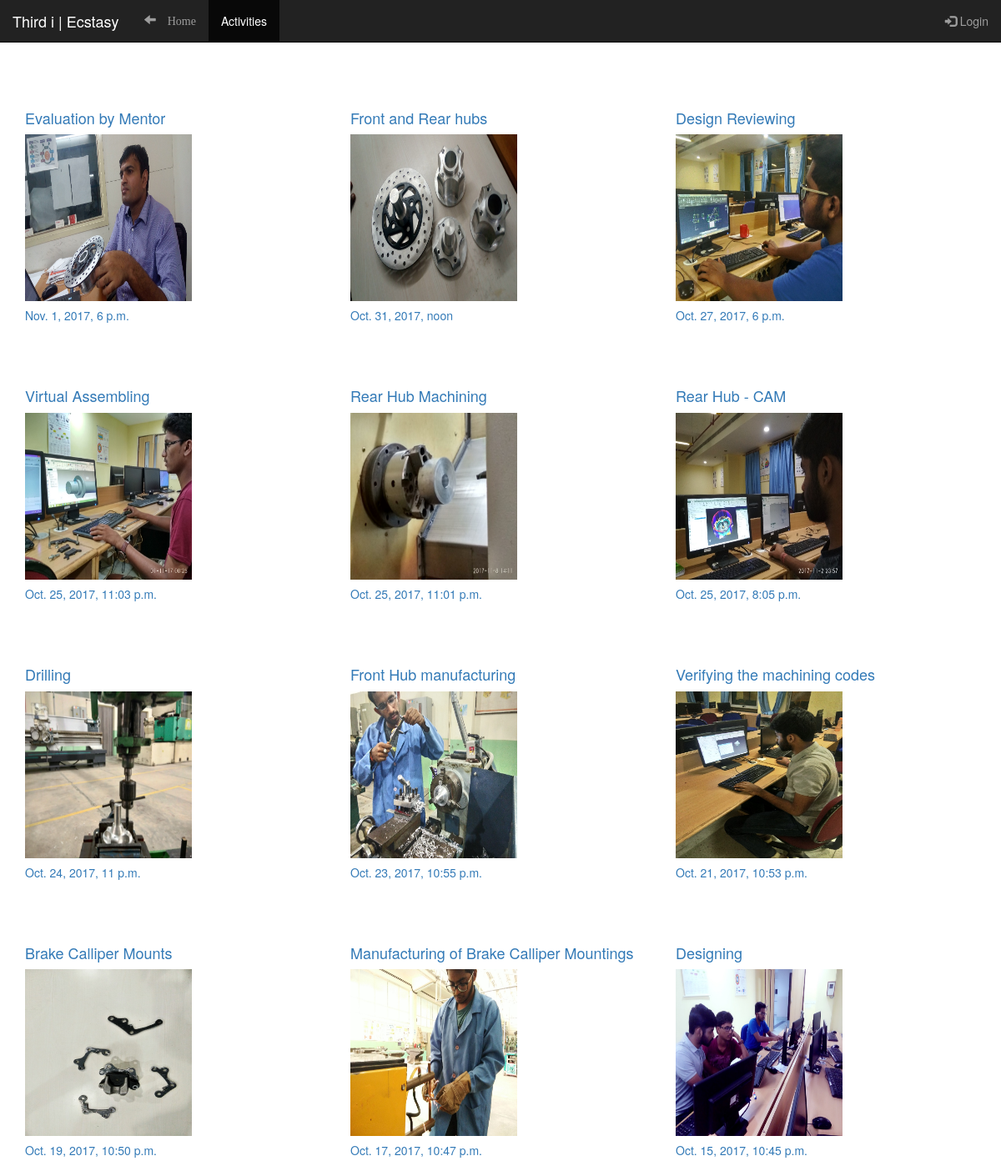
/post_list/, run on the app's committed database.
### blog/models.py (models this page shows, shortened)
class Post(models.Model):
    author = models.ForeignKey('auth.User')
    title = models.CharField(max_length=200)
    text = models.TextField()
    created_date = models.DateTimeField(
            default=timezone.now)
    published_date = models.DateTimeField(
            blank=True, null=True)
    profile_image = models.ImageField(upload_to = 'static/', default = 'static/car1.jpg')
    def __str__(self):
        return self.title

### blog/views.py (the view)
# urls.py: url(r'^post_list/', views.post_list, name='post_list'),
def post_list(request):
    posts = Post.objects.filter(published_date__lte = timezone.now()).order_by('-published_date')
    return render(request, 'blog/post_list.html', {'posts': posts})

### blog/templates/blog/post_list.html (shortened to what this page needs)
<html>
    <head>
    <link rel="stylesheet" href="https://maxcdn.bootstrapcdn.com/bootstrap/3.3.7/css/bootstrap.min.css">
    </head>
    <body>
    {% load static %}
    <nav class="navbar navbar-inverse navbar-fixed-top">
    <div class="container-fluid">
        <div class="navbar-header">
            <a class="navbar-brand" href="#">Third i | Ecstasy</a>
        </div>
        <div class="collapse navbar-collapse" id="myNavBar">
            <ul class="nav navbar-nav">
                <li><a href="/"><span class="glyphicon glyphicon-arrow-left"> Home</a></li>
                <li class = "active"><a href="#">Activities</a></li>
            </ul>
            <ul class="nav navbar-nav navbar-right">
                <li><a href="/admin"><span class="glyphicon glyphicon-log-in"></span> Login</a> </li>
            </ul>
        </div>
    </div>
</nav>
<div class="container">
<h2>All Activities</h2>
        <div class="row">
        {% for post in posts %}
		<div class="col-sm-4" style="margin-top : 5%;">
                <a href="{% url 'post_detail' pk=post.pk %}">
		<h4>{{post}} </h4>
                <img src = "../{{post.profile_image.url}}" height = "200" width = "200">
		<h5>{{ post.published_date }}</h5></a>
		</div>
        {% endfor %}
    </div>
</div>
    </body>
</html>

### data on the page
Post: title "Evaluation by Mentor", profile_image (picture), published_date "Nov. 1, 2017, 6 p.m."
Post: title "Front and Rear hubs", profile_image (picture), published_date "Oct. 31, 2017, noon"
Post: title "Design Reviewing", profile_image (picture), published_date "Oct. 27, 2017, 6 p.m."
Post: title "Virtual Assembling", profile_image (picture), published_date "Oct. 25, 2017, 11:03 p.m."
Post: title "Rear Hub Machining", profile_image (picture), published_date "Oct. 25, 2017, 11:01 p.m."
Post: title "Rear Hub - CAM", profile_image (picture), published_date "Oct. 25, 2017, 8:05 p.m."
Post: title "Drilling", profile_image (picture), published_date "Oct. 24, 2017, 11 p.m."
Post: title "Front Hub manufacturing", profile_image (picture), published_date "Oct. 23, 2017, 10:55 p.m."
Post: title "Verifying the machining codes", profile_image (picture), published_date "Oct. 21, 2017, 10:53 p.m."
Post: title "Brake Calliper Mounts", profile_image (picture), published_date "Oct. 19, 2017, 10:50 p.m."
Post: title "Manufacturing of Brake Calliper Mountings", profile_image (picture), published_date "Oct. 17, 2017, 10:47 p.m."
Post: title "Designing", profile_image (picture), published_date "Oct. 15, 2017, 10:45 p.m."
